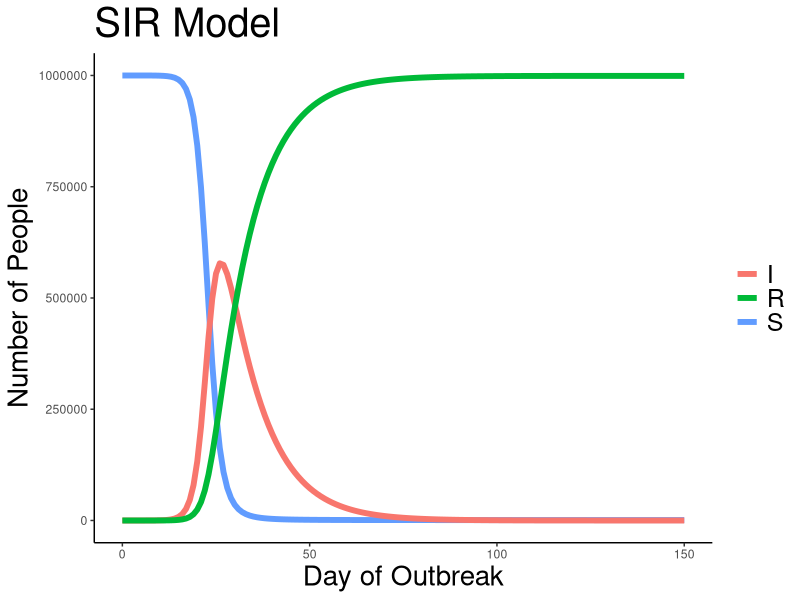
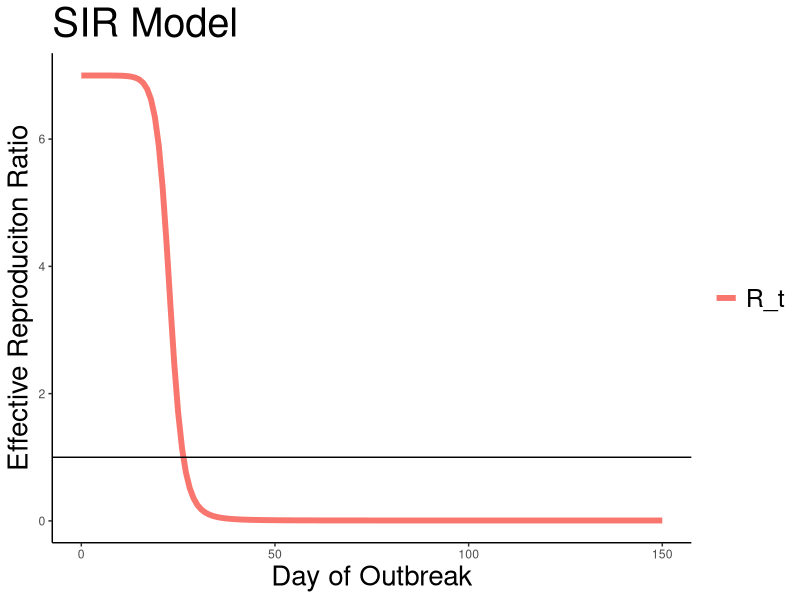
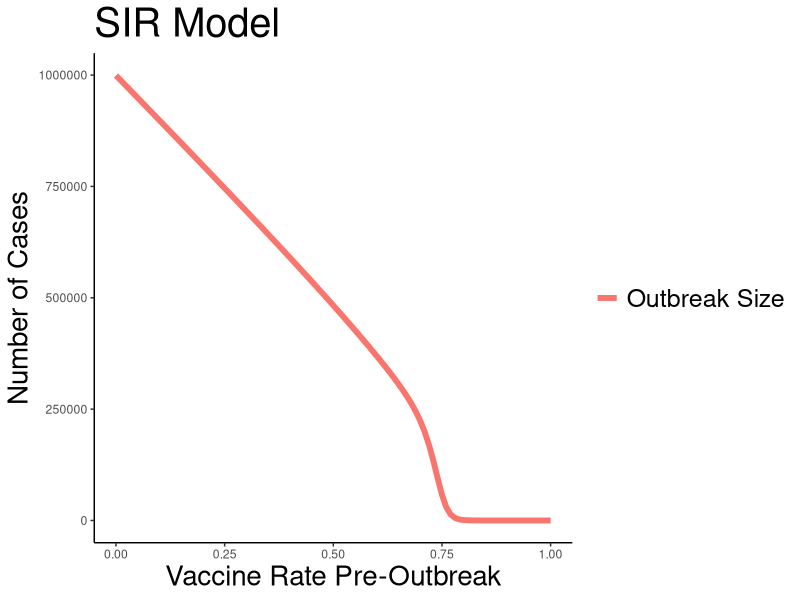

Reproduce these figures in R, in order.
# Import dependencies
require(deSolve)
require(ggplot2)

# Function to create SIR model
sir_model <- function(time, initial_pop, params){
  
  S = initial_pop[1]
  I = initial_pop[2]
  R = initial_pop[3]
  
  with(as.list(params),{
    
    N = S+I+R
    dS = -S*beta*I/N
    dI = S*beta*I/N - gamma*I
    dR = gamma*I
    
    return(list(c(dS, dI, dR)))
  })
}

# Input parameters
beta <- 0.7
gamma <- 0.1
my_params <- c(beta = beta, gamma = gamma)
initial_pop <- c(S = 999999, I = 1, R = 0)
time <- seq(from = 0, to = 150, by = 1)

# Run model
my_sir <- ode(initial_pop, time, sir_model, my_params)

# Convert results to data frame
my_sir <- as.data.frame(my_sir)

# Plot Outbreak
ggplot()+
  geom_line(data=my_sir, 
               aes(x=time, y = S, color = 'S'), size = 2)+
  geom_line(data=my_sir, 
            aes(x=time, y = I, color = 'I'), size = 2)+
  geom_line(data=my_sir, 
            aes(x=time, y = R, color = 'R'), size = 2)+
  xlab('Day of Outbreak')+
  ylab('Number of People')+
  ggtitle(paste0('SIR Model'))+
  theme_classic()+
  theme(legend.title=element_blank(), axis.title = element_text(size = 20), 
        title = element_text(size = 24), legend.text = element_text(size = 18))

# Effective Reproduction Ratio
my_sir$R_t <- beta*my_sir$S / (gamma * (my_sir$S + my_sir$I + my_sir$R))

# Plot R_t
ggplot()+
  geom_line(data=my_sir, 
            aes(x=time, y = R_t, color = 'R_t'), size = 2)+
  geom_hline(yintercept = 1)+
  xlab('Day of Outbreak')+
  ylab('Effective Reproduciton Ratio')+
  ggtitle(paste0('SIR Model'))+
  theme_classic()+
  theme(legend.title=element_blank(), axis.title = element_text(size = 20), 
        title = element_text(size = 24), legend.text = element_text(size = 18))


# Vaccination
# Track total cases in outbreak
total_cases_list <- c()
vax_rate_list <- seq(0,1,by=0.01)
pop <- 999999

for(vax_rate in vax_rate_list)
{
  initial_pop <- c(S = pop*(1-vax_rate), I = 1, R = pop*vax_rate)
  
  # Run model
  my_sir <- ode(initial_pop, time, sir_model, my_params)
  
  # Convert results to data frame
  my_sir <- as.data.frame(my_sir)
  
  #Add total cases to list
  total_cases_list <- c(total_cases_list, 
                        (my_sir$R[length(my_sir$R)] - pop*vax_rate))
}

#Plot Vaccination Rate Vs Outbreak Size
vax_plot_df <- as.data.frame(matrix(c(vax_rate_list, total_cases_list), 
                                    ncol = 2, byrow = FALSE))
colnames(vax_plot_df) <- c('Vax_rate', 'Outbreak_size')

# Plot R_t
ggplot()+
  geom_line(data=vax_plot_df, 
            aes(x=Vax_rate, y = Outbreak_size, color = 'Outbreak Size'), size = 2)+
  xlab('Vaccine Rate Pre-Outbreak')+
  ylab('Number of Cases')+
  ggtitle(paste0('SIR Model'))+
  theme_classic()+
  theme(legend.title=element_blank(), axis.title = element_text(size = 20), 
        title = element_text(size = 24), legend.text = element_text(size = 18))
